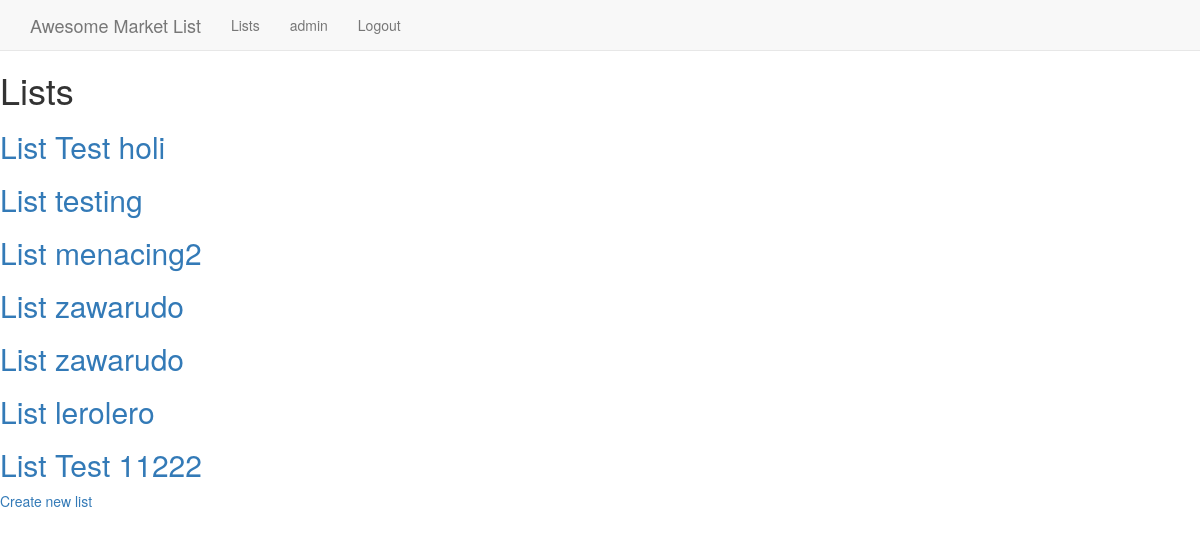
Before: /lists/ (signed in) with the older database file.
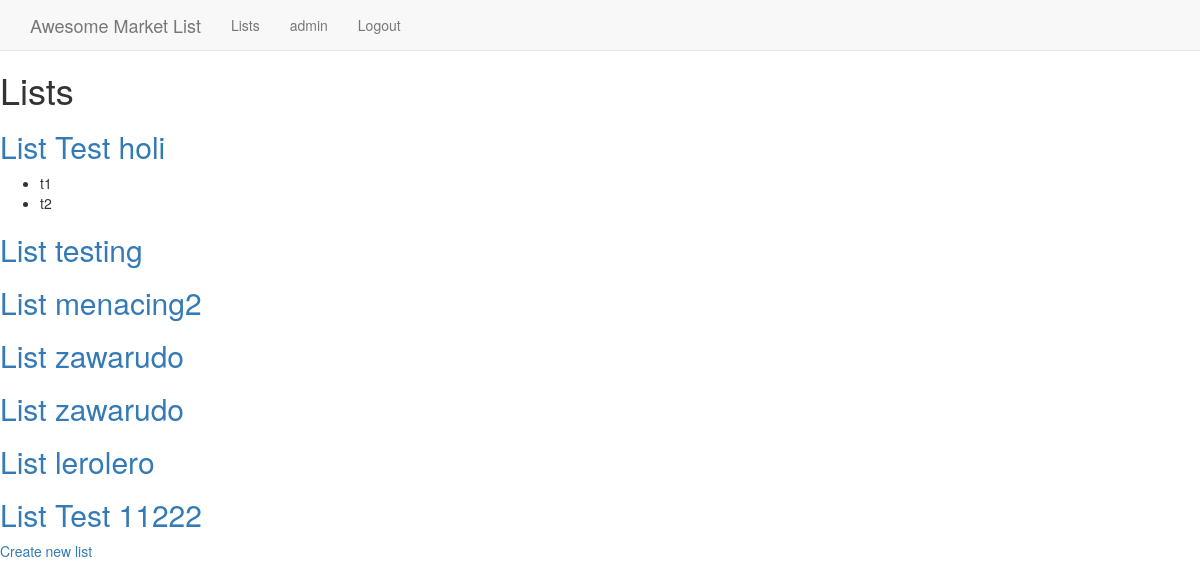
After: the same page with the newer database file.
### lists/models.py (models this page shows, shortened)
class List(models.Model):
    name = models.CharField(max_length=20)
    budget = models.IntegerField(default=0)
    tag = models.ForeignKey(Tag, on_delete=models.CASCADE)
    user = models.ForeignKey(User)

class Item(models.Model):
    name = models.CharField(max_length=20)
    quantity = models.IntegerField(default=0)
    price = models.IntegerField(default=0)
    parent_list = models.ForeignKey(List, on_delete=models.CASCADE)

### lists/views.py (the view)
class IndexView(LoginRequiredMixin, generic.ListView):
    template_name = 'lists/index.html'
    model = List
    login_url = '/login/'
    redirect_field_name = 'redirect_to'

### lists/templates/lists/index.html
{% extends 'base.html' %}
{% block content %}
<h1>Lists</h1>
{% for list in object_list%}
    <a href="{% url 'lists:detail' list.id %}">
        <h2>List {{list.name}}</h2>
    </a>
    <ul>
    {% for item in list.item_set.all%}
        <li>{{item.name}}</li>
    {% endfor %}
    </ul>
{% endfor %}
<a href="{% url 'lists:new_list' %}">Create new list</a>
{% endblock %}

Changed rows visible on the page:
added Item: name "t1", shown under List "Test holi"
added Item: name "t2", shown under List "Test holi"
